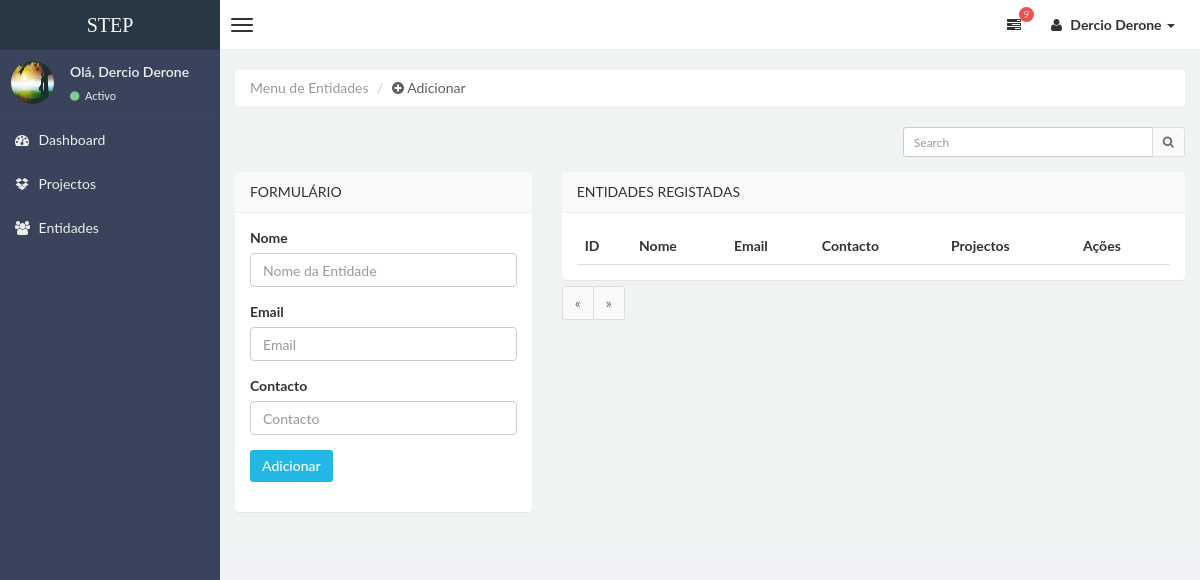
The page /entidades (signed in) on the database as committed earlier.
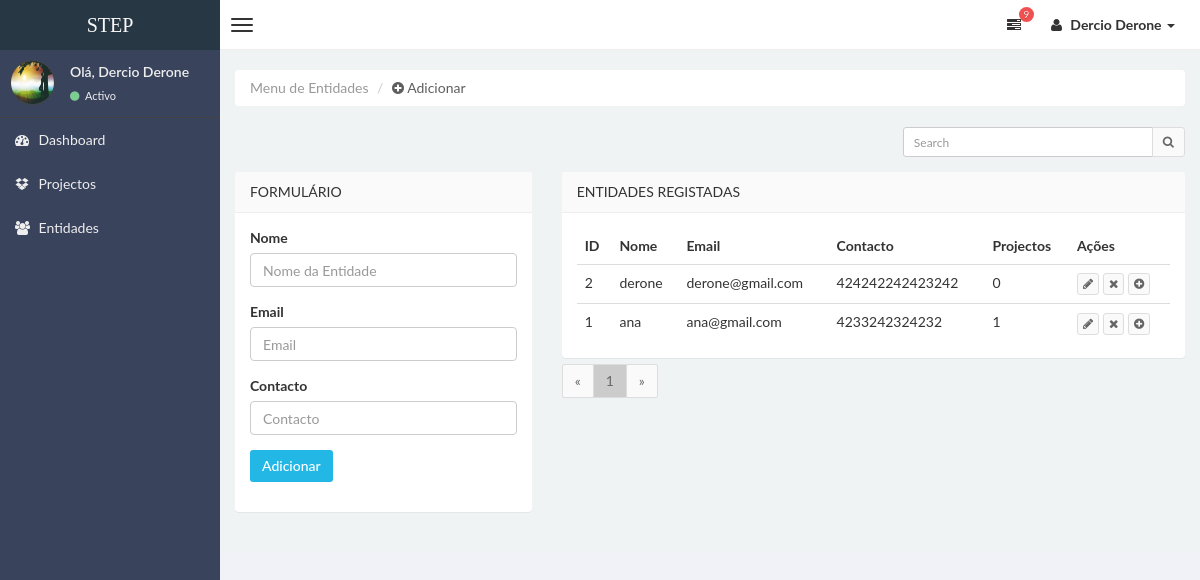
The same page on the database as committed later.
### stepsite/models.py (models this page shows, shortened)
class Usuarios(db.Model,UserMixin):
    id = db.Column(db.Integer,primary_key=True)
    nome = db.Column(db.String(30), unique=True, nullable=False)
    email = db.Column(db.String(100), unique=True, nullable=False)
    senha = db.Column(db.String(100), unique=False, nullable=False)
    imagem = db.Column(db.String(30), nullable=False, default='defaultUser.jpg')
    categorias = db.relationship('Categorias', backref='usuarios', lazy=True)
    entidades = db.relationship('Entidades', backref='usuarios', lazy=True)
    projectos = db.relationship('Projectos', backref='usuarios', lazy=True)

class Entidades(db.Model):
    id = db.Column(db.Integer,primary_key=True)
    nome = db.Column(db.String(50), nullable=False)
    email = db.Column(db.String(100), nullable=False)
    contacto = db.Column(db.String(20), nullable=False)
    imagem = db.Column(db.String(50), nullable=False, default='defaultEntidade.jpg')
    idUser = db.Column(db.Integer, db.ForeignKey('usuarios.id'),nullable=False)
    projectos = db.relationship('Projectos', backref='entidades', lazy=True)

### stepsite/entidades/routes.py (the view, shortened to what this page needs)
@entidads.route("/entidades", methods=['GET','POST'])
@login_required
def entidades():
    form = FormEntidades()
    search = request.args.get('search','')
    page = request.args.get('page',1, type=int)
    per_page = 9
    if search:
        result = Entidades.query.filter_by(idUser=current_user.id).filter(or_(Entidades.nome.contains(search),Entidades.email.contains(search))).order_by(Entidades.id.desc()).paginate(page=page,per_page=per_page)
    else:
        result = Entidades.query.filter_by(idUser=current_user.id).order_by(Entidades.id.desc()).paginate(page=page,per_page=per_page)
    return render_template("entidades.html",title="STEP | Entidades",result=result,form=form,search=search)

### stepsite/entidades/forms.py (shortened to what this page needs)
class FormEntidades(FlaskForm):
    nome = StringField('Nome', validators=[DataRequired(),length(min=3,max=50,message="Só é permetido nome no intervalo de 3 a 50 dígitos.")])
    email = StringField(label='Email',validators=[DataRequired(),Email(message="Email inválido."),length(min=4,max=100,message="Só é email no intervalo de 4 a 100 dígitos.")])
    contacto = StringField('Contacto', validators=[DataRequired(),length(min=9,max=20,message="Só é permetido contacto no intervalo de 9 a 20 dígitos.")])
    submit = SubmitField('Adicionar')

### stepsite/entidades/routes.py (called while the page is built)
@entidads.context_processor
def start_context():
    def getLenght(elemento):
        return len(elemento)
    return dict(getLenght=getLenght)

### stepsite/models.py (called while the page is built)
@login_manager.user_loader
def load_user(user_id):
    return Usuarios.query.get(int(user_id))

### stepsite/templates/entidades.html (shortened to what this page needs)
{% extends "layoutAdmin.html" %}
{% block content %}
<div class="row">
    <div class="col-md-12">
        <ul class="breadcrumb">
            <li class="active">Menu de Entidades</li>
            <li><a style="color: rgb(95, 93, 93);"><i class="fa fa-plus-circle"></i> Adicionar </a></li>
        </ul>
    </div>
    <div class="col-md-12">
    </div>
    <div class="col-md-12">
      <form action="{{url_for('entidads.entidades')}}" method="get">
        <div class="box-tools m-b-15">
            <div class="input-group">
                <input type="text" name="search" value="{{search}}" class="form-control input-sm pull-right" autocomplete="off" style="width: 250px;" placeholder="Search">
                <div class="input-group-btn">
                    <button class="btn btn-sm btn-default"><i class="fa fa-search"></i></button>
                </div>
            </div>
        </div>
      </form>
    </div>
</div>
<div class="row">
    <div class="col-lg-4">
        <section class="panel">
            <header class="panel-heading">
                Formulário
            </header>
            <div class="panel-body">
        <form role="form" method="POST" action="{{url_for('entidads.entidades')}}">
                <div class="form-group">
                    {{ form.nome.label(class="form-control-label")}}
                    {% if form.nome.errors %}
                      {{ form.nome(class="form-control form-control is-invalid",placeholder="Nome da Entidade",autocomplete="off")}}
                    <div class="invalid-feedback">
                            {% for erro in form.nome.errors %}
                                <span>{{ erro }}</span>
                            {% endfor %}
                    </div>
                    {% else %}
                        {{ form.nome(class="form-control form-control",placeholder="Nome da Entidade",autocomplete="off")}}
                    {% endif %}
                </div>
                <div class="form-group">
                    {{ form.email.label(class="form-control-label")}}
                    {% if form.email.errors %}
                      {{ form.email(class="form-control form-control is-invalid",placeholder="Email",autocomplete="off")}}
                    <div class="invalid-feedback">
                            {% for erro in form.email.errors %}
                                <span>{{ erro }}</span>
                            {% endfor %}
                    </div>
                    {% else %}
                        {{ form.email(class="form-control form-control",placeholder="Email",autocomplete="off")}}
                    {% endif %}
                </div>
                <div class="form-group">
                    {{ form.contacto.label(class="form-control-label")}}
                    {% if form.contacto.errors %}
                      {{ form.contacto(class="form-control form-control is-invalid",placeholder="Contacto",autocomplete="off")}}
                    <div class="invalid-feedback">
                            {% for erro in form.contacto.errors %}
                                <span>{{ erro }}</span>
                            {% endfor %}
                    </div>
                    {% else %}
                        {{ form.contacto(class="form-control form-control",placeholder="Contacto",autocomplete="off")}}
                    {% endif %}
                </div>
                <div class="form-group">
                    {{ form.submit(class="btn btn-info")}}
                </div>
        </form>
            </div>
        </section>
    </div>
    <div class="col-md-8">
        <section class="panel">
          <header class="panel-heading">
            Entidades Registadas
        </header>
        <div class="panel-body table-responsive" style="max-height:420px; overflow:auto">
            <table class="table table-hover" id="tbEntidades">
              <thead>
                <tr>
                  <th>ID</th>
                  <th>Nome</th>
                  <th>Email</th>
                  <th>Contacto</th>
                  <th>Projectos</th>
                  <th>Ações</th>
              </tr>
          </thead>
          <tbody>
          {% if result: %}
             {% for dados in result.items%}
                  <tr>
                      <td>{{ dados.id }}</td>
                      <td>{{ dados.nome }}</td>
                      <td>{{ dados.email }}</td>
                      <td>{{ dados.contacto }}</td>
                      <td>{{ getLenght(dados.projectos) }}</td>
                      <td>
                          <a onclick="PassarDados('/entidades/{{dados.id}}/update')"><button class="btn btn-default btn-xs"><i class="fa fa-pencil"></i></button></a>
                          <a onclick="fnIdselecionado('/entidades/{{dados.id}}/delete')" data-toggle="modal" data-target="#ModalConfirm"><button class="btn btn-default btn-xs"><i class="fa fa-times"></i></button></a>
                          <a href="/projectos/add?en={{dados.id}}"><button class="btn btn-default btn-xs"><i class="fa fa-plus-circle" title="Adicionar Projecto"></i></button></a>
                      </td>
                  </tr>
              {% endfor %}
          {% endif %}
         </tbody>
            </table>
        </div>
        </section>
    <div class="text-left" style="margin-top: -34px;">
                <ul class="pagination">
                    <li><a href="#">«</a></li>
                {% for numPage in result.iter_pages(left_edge=1,right_edge=1,left_current=1,right_current=2)%}
                    {% if numPage %}
                        {% if result.page == numPage %}
                            <li><a style="background-color: #ccc;" href="{{ url_for('entidads.entidades', page=numPage) }}">{{ numPage }}</a></li>
                        {% else %}
                            <li><a href="{{ url_for('entidads.entidades', page=numPage) }}">{{ numPage }}</a></li>
                        {% endif %}
                    {% endif %}
                {% endfor %}
                        <li><a href="#">»</a></li>
                </ul>
    </div>
    </div>
    <div class="col-lg-4">
        <div class="row">
        <div class="col-md-4">
        </div>
        </div>
    </div>
</div>
{% endblock content %}

### stepsite/templates/layoutAdmin.html (shortened to what this page needs)
<!DOCTYPE html>
<html>
    <head>
        <link href="../static/css/bootstrap.css" rel="stylesheet" type="text/css" />
        <link href="../static/css/font-awesome.min.css" rel="stylesheet" type="text/css" />
        <link href="../static/css/mystyle.css" rel="stylesheet" type="text/css" />
        <link href="../static/css/style.css" rel="stylesheet" type="text/css" />
    </head>
    <body class="skin-black">
        <header class="header">
            <a href="{{url_for('main.home')}}" class="logo">
                STEP
            </a>
            <nav class="navbar navbar-static-top" role="navigation">
                <a href="#" class="navbar-btn sidebar-toggle" data-toggle="offcanvas" role="button" >
                    <span class="icon-bar"></span>
                    <span class="icon-bar"></span>
                    <span class="icon-bar"></span>
                </a>
                <div class="navbar-right">
                    <ul class="nav navbar-nav">
                      <li class="dropdown tasks-menu">
                            <a href="#" class="dropdown-toggle" data-toggle="dropdown">
                                <i class="fa fa-tasks"></i>
                                <span class="label label-danger">9</span>
                            </a>
                        </li>
                        <li class="dropdown user user-menu">
                            <a href="#" class="dropdown-toggle" data-toggle="dropdown">
                                <i class="fa fa-user"></i>
                                <span> {{current_user.nome}} <i class="caret"></i></span>
                            </a>
                        </li>
                    </ul>
                </div>
            </nav>
        </header>
        <div class="wrapper row-offcanvas row-offcanvas-left">
            <aside class="left-side sidebar-offcanvas">
                <section class="sidebar">
                    <div class="user-panel">
                        <div class="pull-left image">
                            <img src="{{url_for('static',filename='profile_img/'+current_user.imagem)}}" class="img-circle" alt="User Image" />
                        </div>
                        <div class="pull-left info">
                            <p>Olá, {{current_user.nome}} </p>
                            <a href="#"><i class="fa fa-circle text-success"></i> Activo</a>
                        </div>
                    </div>
                    <ul class="sidebar-menu">
                        <li>
                            <a href="{{url_for('projects.admin')}}">
                                <i class="fa fa-dashboard"></i> <span>Dashboard </span>
                            </a>
                        </li>
                        <li>
                            <a href="{{url_for('projects.projectos')}}">
                                <i class="fa fa-dropbox"></i> <span>Projectos</span>
                            </a>
                        </li>
                        <li class="">
                            <a href="{{url_for('entidads.entidades')}}">
                                <i class="fa fa-group"></i> <span>Entidades</span>
                            </a>
                        </li>
                    </ul>
                </section>
            </aside>
            <aside class="right-side">
            <section class="content">
            {% block content %}
            {% endblock content %}
            </section>
			</aside>
		</div>
    </body>
</html>

Rows that differ between the two databases and show on the page:
added Entidades: id "2", nome "derone", email "derone@gmail.com", contacto "424242242423242", getLenght "0"
added Entidades: id "1", nome "ana", email "ana@gmail.com", contacto "4233242324232", getLenght "1"
Other text that changed with them:
new list line: "1"
